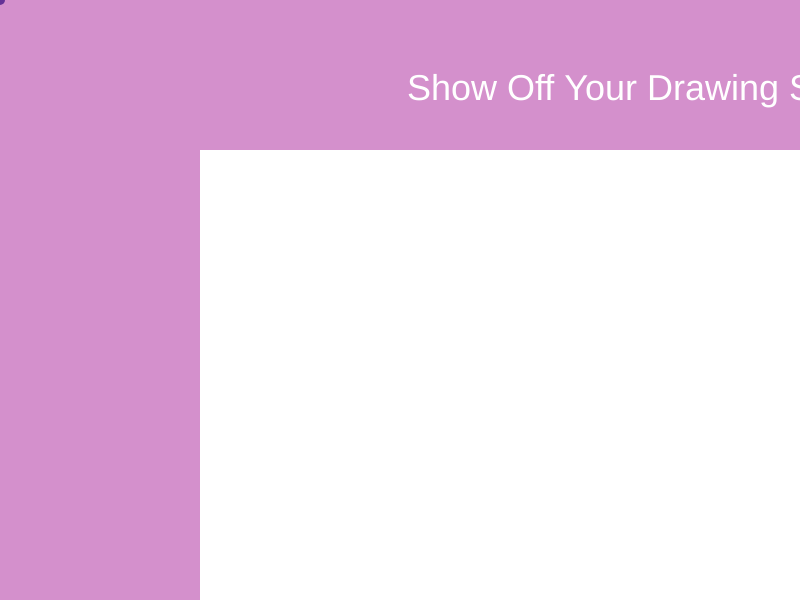
Frame 1 (no input)
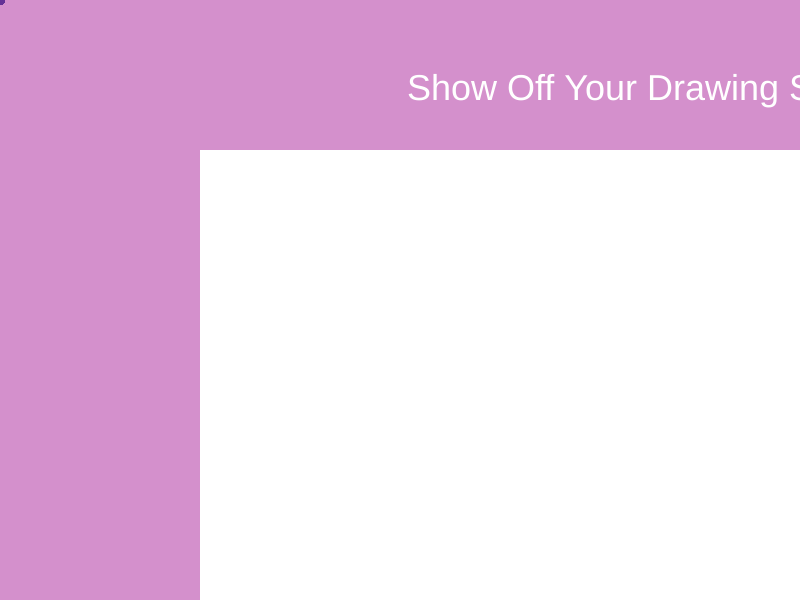
Frame 60 (no input)
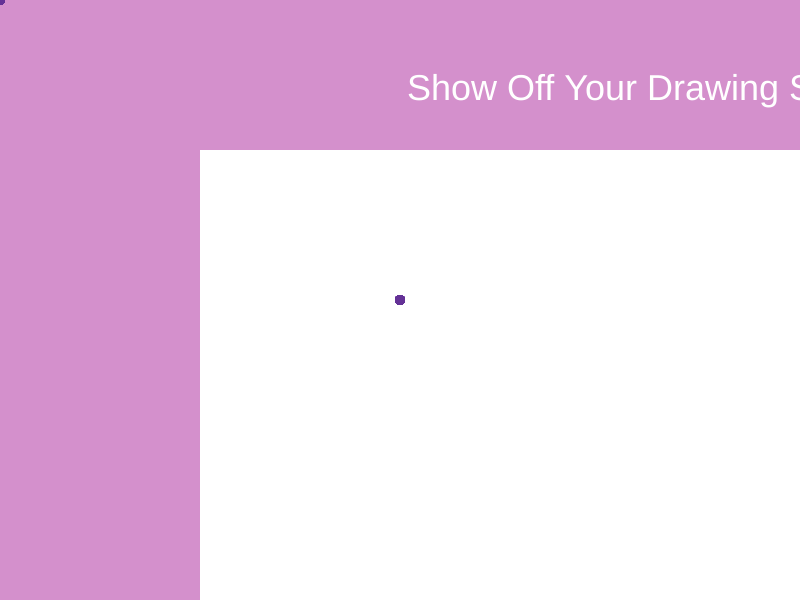
Frame 120 (the mouse pressed at the canvas centre since frame 60)

The p5.js sketch that drew these frames (run headless with seeded random() and noise() and a simulated clock; from frame 60 on, the mouse is pressed at the canvas centre):

// p5.js sketch
// ── sketch.js
var red1 = 100;
var blue1 = 50;
var green1 = 150;

function circle(x, y, diameter) {
  ellipse(x, y, diameter, diameter);
}

function setup() {
  createCanvas(displayWidth, displayHeight);
  background(212, 144, 204);
  //rectangle
  fill(255, 255, 255);
  stroke(0, 0, 0, 0);
  rect(displayWidth / 4, displayHeight / 4, 750, 750);
  textSize(36);
  textAlign(CENTER);
  text("Show Off Your Drawing Skills!!", 650, 100);
}

function draw() {
  //pen
  fill(red1, blue1, green1);
  stroke(0, 0, 0, 0);
  ellipse(mouseX, mouseY, 10);
  noStroke();
  fill(0);
  if (mouseIsPressed) {
    fill(255, 255, 255);
  }
  if (mouseIsPressed == false) {
    fill(0, 0, 0);
  }

}
